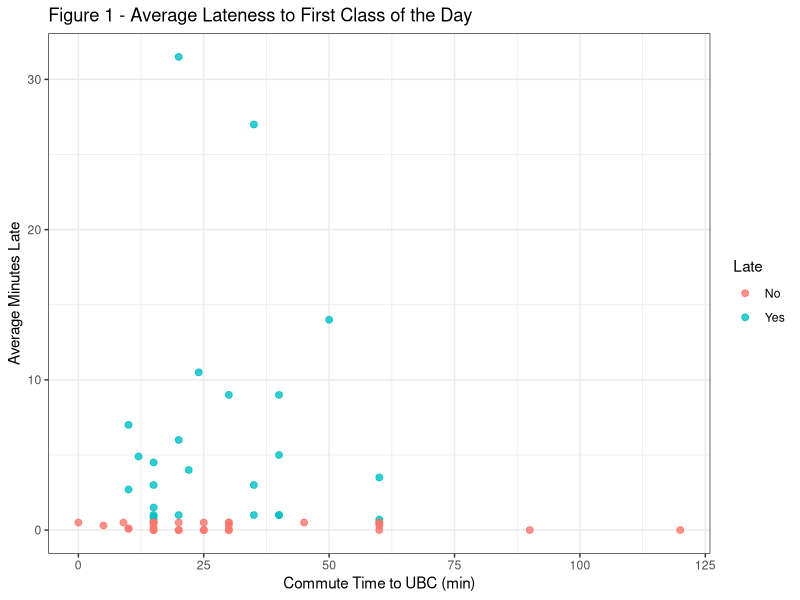
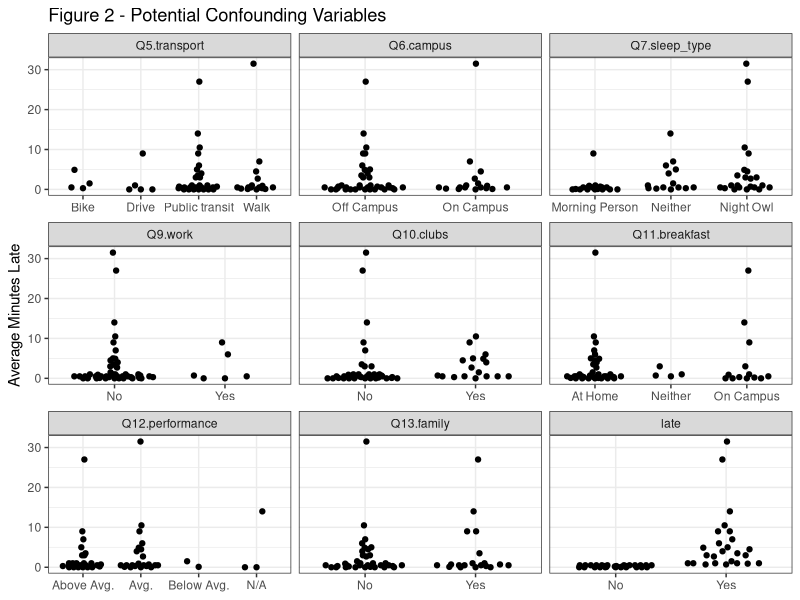
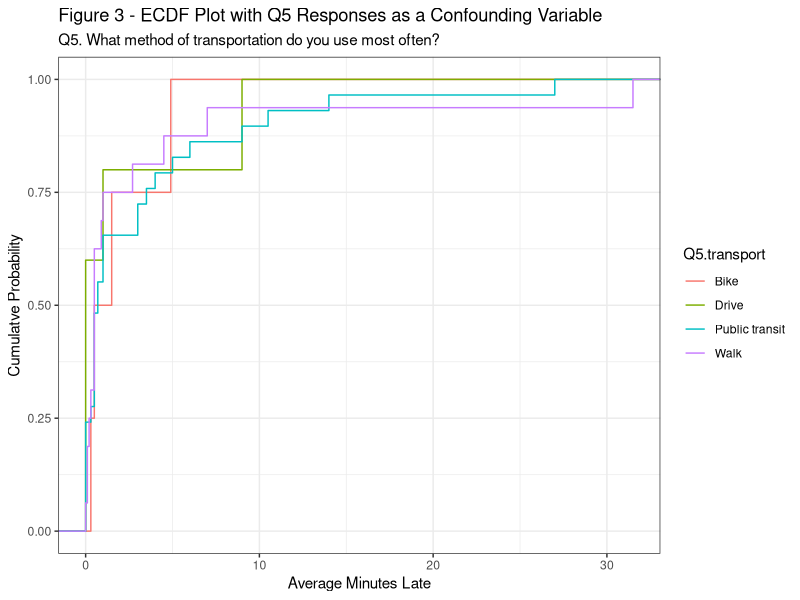
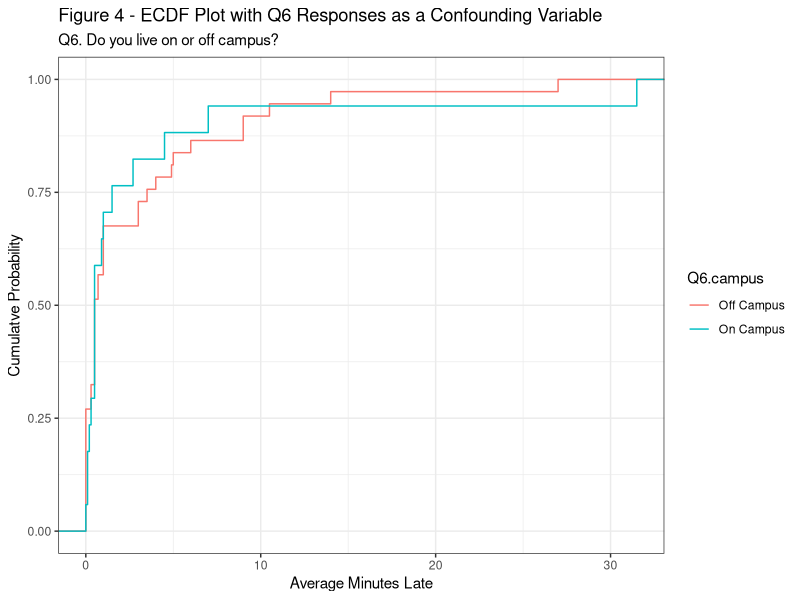
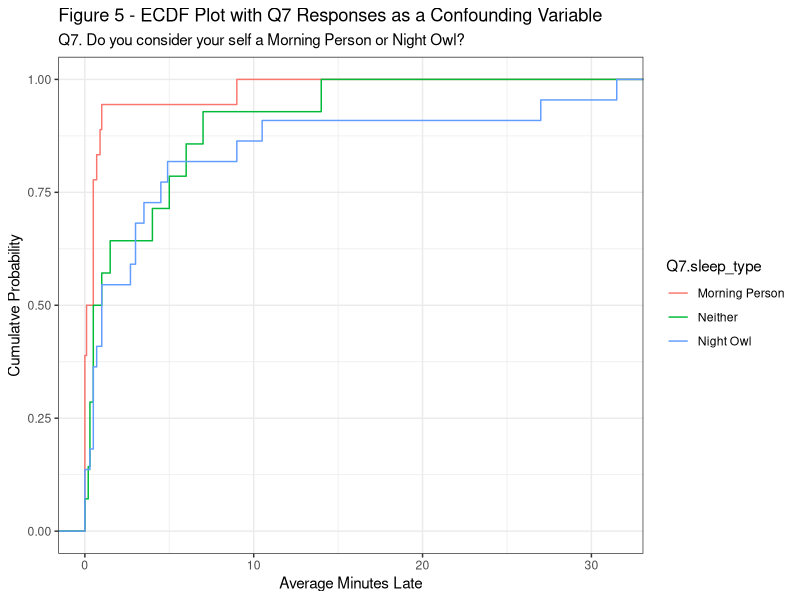
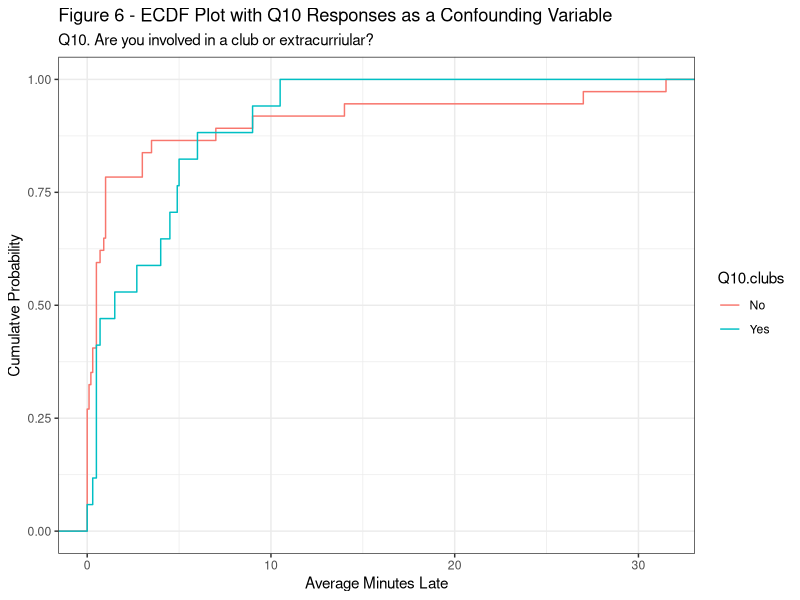
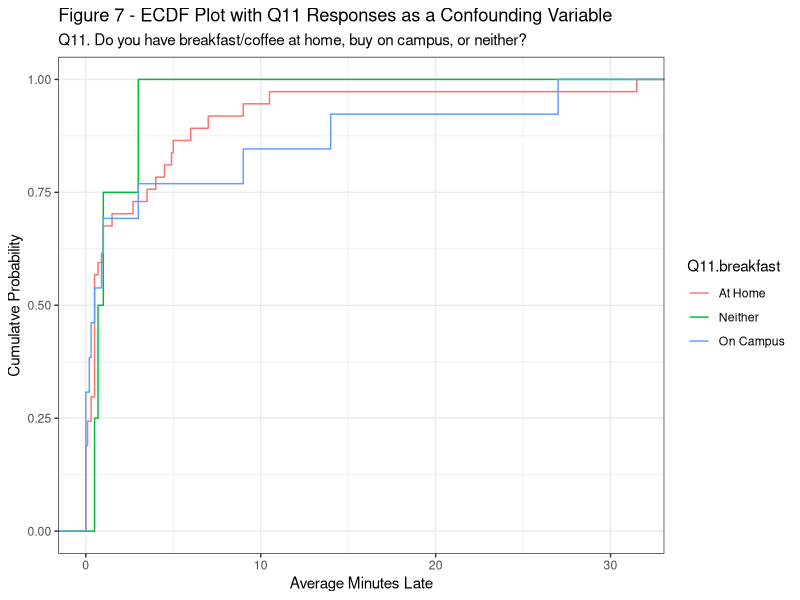
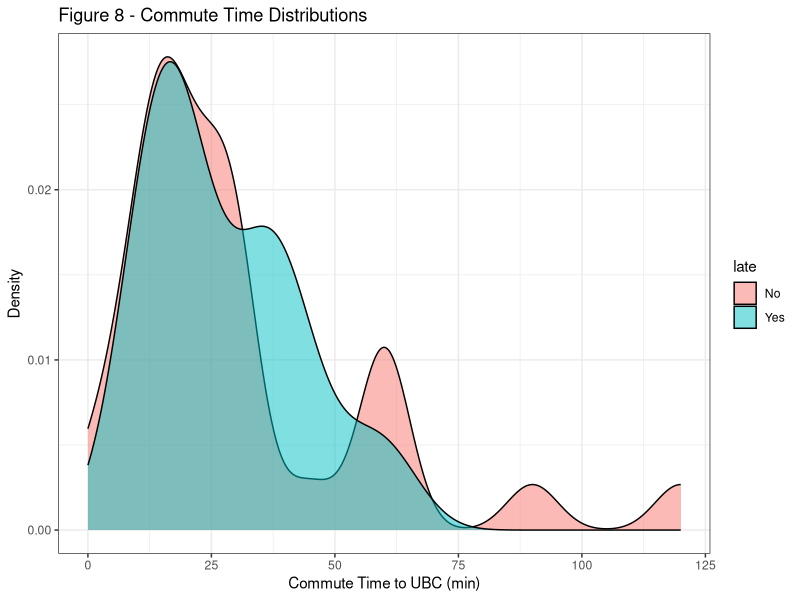

Write the R code that produced these figures, in order.
## ---- chunk 1
library(tidyverse)
library(broom)
library(knitr)
library(ggbeeswarm)
## ---- chunk 2
df <- read_csv("../data/clean_survey_data.csv") %>% 
  mutate(late = factor(if_else(avg_late > 0.5, "Yes", "No")))
## ---- chunk 3

plot0 <- df  %>% 
  ggplot(aes(y = avg_late, x = Q2.commute_time, col = late)) +
    geom_point(alpha = 0.8, size = 2) +
    labs(title = "Figure 1 - Average Lateness to First Class of the Day",
         x = "Commute Time to UBC (min)",
         y = "Average Minutes Late",
         col = "Late") +
    theme_bw()

plot1 <- df %>% 
  select(-ID, -Q2.commute_time, -Q8.sleep_time) %>% 
  gather(-avg_late, key = "Variable", value = "Values") %>% 
  ggplot(aes(x = Values, y = avg_late)) +
    geom_quasirandom() +
    facet_wrap(~factor(Variable,levels = colnames(df)[c(-1,-2,-3,-7)]), scales = "free_x") +
    labs(title = "Figure 2 - Potential Confounding Variables",
         y = "Average Minutes Late",
         x = NULL) +
  theme_bw()


plot2 <- df %>% 
  ggplot(aes(x = avg_late, col = Q5.transport)) +
    stat_ecdf() +
    labs(title = "Figure 3 - ECDF Plot with Q5 Responses as a Confounding Variable",
         subtitle = "Q5. What method of transportation do you use most often?",
         x = "Average Minutes Late",
         y = "Cumulatve Probability") + 
  theme_bw()


plot3 <- df %>% 
  ggplot(aes(x = avg_late, col = Q6.campus)) +
    stat_ecdf() +
    labs(title = "Figure 4 - ECDF Plot with Q6 Responses as a Confounding Variable",
         subtitle = "Q6. Do you live on or off campus?",
         x = "Average Minutes Late",
         y = "Cumulatve Probability") + 
  theme_bw()


plot4 <- df %>% 
  ggplot(aes(x = avg_late, col = Q7.sleep_type)) +
    stat_ecdf() +
    labs(title = "Figure 5 - ECDF Plot with Q7 Responses as a Confounding Variable",
         subtitle = "Q7. Do you consider your self a Morning Person or Night Owl?",
         x = "Average Minutes Late",
         y = "Cumulatve Probability") +
  theme_bw()

plot5 <- df %>% 
  ggplot(aes(x = avg_late, col = Q10.clubs)) +
    stat_ecdf() +
    labs(title = "Figure 6 - ECDF Plot with Q10 Responses as a Confounding Variable",
         subtitle = "Q10. Are you involved in a club or extracurriular?",
         x = "Average Minutes Late",
         y = "Cumulatve Probability") + 
  theme_bw()


plot6 <- df %>% 
  ggplot(aes(x = avg_late, col = Q11.breakfast)) +
    stat_ecdf() +
    labs(title = "Figure 7 - ECDF Plot with Q11 Responses as a Confounding Variable",
         subtitle = "Q11. Do you have breakfast/coffee at home, buy on campus, or neither?",
         x = "Average Minutes Late",
         y = "Cumulatve Probability") + 
  theme_bw()

plot7 <- df %>% 
  ggplot(aes(x = Q2.commute_time, fill = late)) +
    geom_density(alpha = 0.5)+
    labs(title = "Figure 8 - Commute Time Distributions",
         x = "Commute Time to UBC (min)",
         y = "Density",
         col = "Late") +
    theme_bw()

plot8 <- df %>% 
  filter(late == "Yes") %>% 
  ggplot(aes(y = avg_late, x = Q2.commute_time)) +
    geom_point() +
    geom_smooth(method = 'lm', se = FALSE)+
    labs(title = "Figure 9 - Model 2 Linear Regression",
         x = "Commute Time to UBC (min)",
         y = "Average Minutes Late") +
    theme_bw()
## ---- chunk 4
plot0
## ---- chunk 5
plot1
## ---- chunk 6
plot2
plot3
plot4
plot5
plot6
## ---- chunk 7
plot7
## ---- chunk 8
df %>% glm(late ~ Q2.commute_time, family = "binomial", data = .) %>% tidy() %>% kable

## ---- chunk 9
df %>% glm(late ~ Q2.commute_time + Q6.campus + Q7.sleep_type + Q10.clubs + Q11.breakfast, family = "binomial", data = .) %>% tidy() %>% kable
## ---- chunk 10
df %>% glm(late ~ Q2.commute_time + Q7.sleep_type, family = "binomial", data = .) %>% tidy() %>% kable
## ---- chunk 11
plot8
## ---- chunk 12
df %>% filter(late == "Yes") %>% 
  lm(avg_late ~ Q2.commute_time, data = .) %>% tidy() %>% kable
## ---- chunk 13
df %>% filter(late == "Yes") %>% 
  lm(avg_late ~ Q2.commute_time + Q6.campus + Q7.sleep_type + Q10.clubs + Q11.breakfast, data = .) %>% tidy() %>% kable
